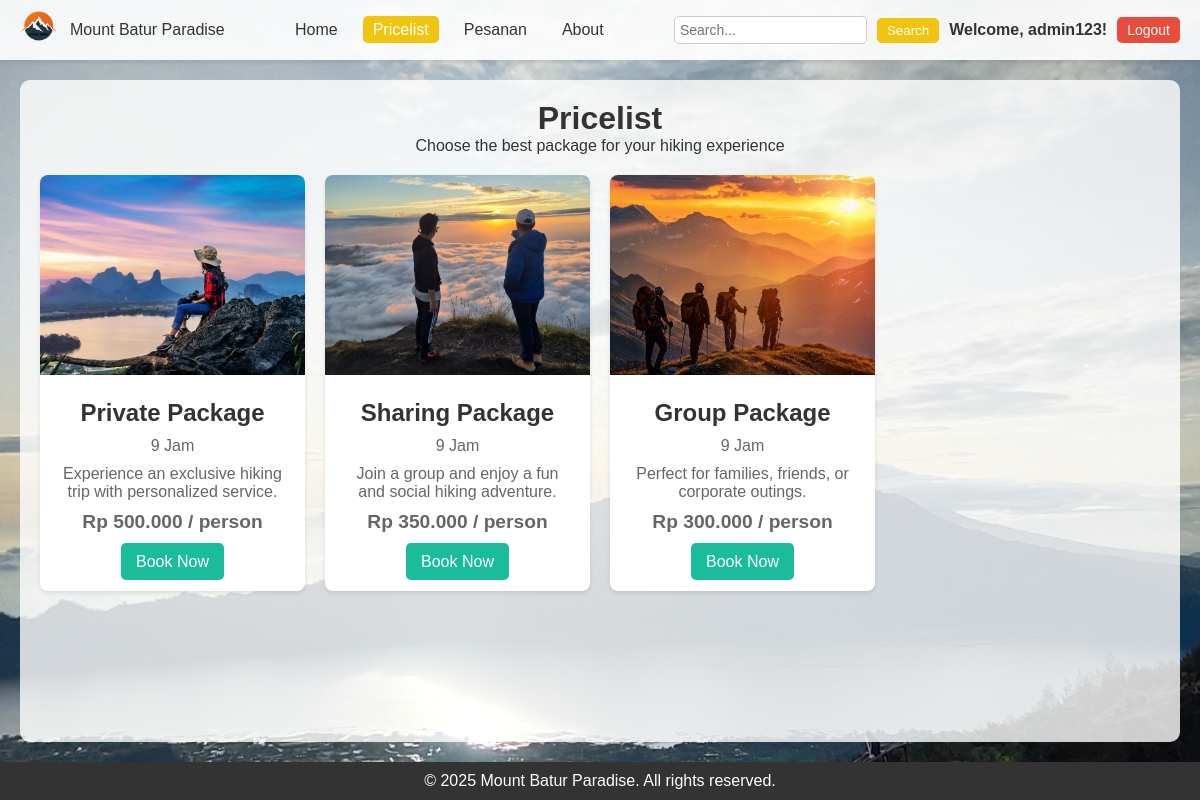
Page /pricelist_login.php (signed in) on the committed database.
### tables this page shows
CREATE TABLE `paket` (
  `id_paket` int(11) NOT NULL,
  `nama_paket` varchar(100) NOT NULL,
  `deskripsi` text DEFAULT NULL,
  `harga` decimal(10,2) NOT NULL,
  `gambar` varchar(255) DEFAULT NULL,
  `durasi` int(11) NOT NULL,
  `kuota_min` int(11) NOT NULL,
  `kuota_max` int(11) NOT NULL
);

### pricelist_login.php (the view, shortened to what this page needs)
<?php
$host = "localhost";
$username = "root";
$password = "";
$dbname = "mb_paradise";
$conn = new mysqli($host, $username, $password, $dbname);
?>
<!DOCTYPE html>
<html lang="en">
<head>
</head>
<body>
    <header>
        <div class="logo">
            <img src="assets/logo.png" alt="Mount Batur Logo">
            <span>Mount Batur Paradise</span>
        </div>
        <ul class="nav-links">
            <li><a href="dashboard.php">Home</a></li>
            <li><a href="pricelist.php" class="active">Pricelist</a></li>
            <li><a href="pesanan_login.php">Pesanan</a></li>
            <li><a href="about_login.php">About</a></li>
        </ul>
        <div class="search-container">
            <input type="text" name="query" placeholder="Search..." class="search-box">
            <button type="button" class="search-button">Search</button>
            <div class="user-menu">
                <span class="welcome">Welcome, <?php echo htmlspecialchars($_SESSION['username']); ?>!</span>
                <a href="logout.php" class="logout">Logout</a>
            </div>
        </div>
    </header>
    <main>
        <div class="pricelist-header">
            <h1>Pricelist</h1>
            <p>Choose the best package for your hiking experience</p>
        </div>
        <div class="pricelist-grid">
            <?php
            $sql = "SELECT * FROM paket";
            $result = $conn->query($sql);
            if ($result->num_rows > 0) {
                while ($row = $result->fetch_assoc()) {
                    echo '<div class="package">';
                    echo '<img src="' . htmlspecialchars($row['gambar']) . '" alt="' . htmlspecialchars($row['nama_paket']) . '">';
                    echo '<div class="package-content">';
                    echo '<h3>' . htmlspecialchars($row['nama_paket']) . '</h3>';
                    echo '<p>' . htmlspecialchars($row['durasi']) . ' Jam</p>';
                    echo '<p>' . htmlspecialchars($row['deskripsi']) . '</p>';
                    echo '<p class="price">Rp ' . number_format($row['harga'], 0, ',', '.') . ' / person</p>';
                    echo '<a href="#" class="btn" data-paket-id="' . $row['id_paket'] . '" data-paket-name="' . htmlspecialchars($row['nama_paket']) . '" data-min-persons="' . $row['kuota_min'] . '" data-max-persons="' . $row['kuota_max'] . '">Book Now</a>';
                    echo '</div>';
                    echo '</div>';
                }
            } else {
                echo '<p>No packages available at the moment.</p>';
            }
            ?>
        </div>
    </main>
    <footer>
        <p>&copy; 2025 Mount Batur Paradise. All rights reserved.</p>
    </footer>
</body>
</html>

### pricelist_login.php (style rules this page uses)
* { margin: 0; padding: 0; box-sizing: border-box; }
body { font-family: Arial, sans-serif; background: url('assets/background.jpg') no-repeat center center fixed; background-size: cover; color: #333; display: flex; flex-direction: column; min-height: 100vh; }
header { display: flex; justify-content: space-between; align-items: center; padding: 10px 20px; background-color: rgba(255, 255, 255, 0.9); box-shadow: 0 2px 4px rgba(0, 0, 0, 0.1); }
.logo { display: flex; align-items: center; }
.logo img { height: 40px; margin-right: 10px; }
.nav-links { list-style: none; display: flex; gap: 15px; padding: 0; margin: 0; }
.nav-links li a { text-decoration: none; color: #333; padding: 5px 10px; border-radius: 5px; transition: background-color 0.3s; }
.nav-links li a.active { background-color: #f1c40f; color: #fff; }
.search-container { display: flex; align-items: center; gap: 10px; }
.search-box { border: 1px solid #ccc; border-radius: 5px; padding: 5px; font-size: 14px; }
.search-button { background-color: #f1c40f; color: #fff; padding: 5px 10px; border: none; border-radius: 5px; cursor: pointer; }
.user-menu { display: flex; align-items: center; gap: 10px; }
.welcome { font-weight: bold; }
.logout { background-color: #e74c3c; color: #fff; padding: 5px 10px; border: none; border-radius: 5px; text-decoration: none; cursor: pointer; font-size: 14px; }
main { flex: 1; padding: 20px; background-color: rgba(255, 255, 255, 0.8); border-radius: 10px; margin: 20px; }
.pricelist-header { text-align: center; margin-bottom: 20px; }
.pricelist-grid { display: grid; grid-template-columns: repeat(auto-fit, minmax(300px, 1fr)); gap: 20px; }
.pricelist-grid { display: grid; grid-template-columns: repeat(auto-fit, minmax(300px, 1fr)); gap: 20px; justify-content: center; }
.package { background-color: #fff; border-radius: 8px; box-shadow: 0 2px 4px rgba(0, 0, 0, 0.1); overflow: hidden; text-align: center; }
.package img { object-fit: cover; height: 200px; width: 100%; }
.package-content { padding: 20px; }
.package-content h3 { margin-bottom: 10px; font-size: 1.5em; }
.package-content p { margin-bottom: 10px; color: #666; }
.package-content .price { font-weight: bold; font-size: 1.2em; margin-bottom: 20px; }
.package-content .btn { background-color: #1abc9c; color: #fff; padding: 10px 15px; text-decoration: none; border-radius: 5px; }
footer { background-color: #333; color: #fff; text-align: center; padding: 10px; }
.pricelist-grid { display: grid; grid-template-columns: repeat(5, 1fr); gap: 20px; justify-content: center; }
@media (max-width: 1200px) { .pricelist-grid { grid-template-columns: repeat(4, 1fr); } }

### rows in the picture
paket: gambar (picture), nama_paket "Private Package", durasi "9", deskripsi "Experience an exclusive hiking trip with personalized service.", harga "500.000"
paket: gambar (picture), nama_paket "Sharing Package", durasi "9", deskripsi "Join a group and enjoy a fun and social hiking adventure.", harga "350.000"
paket: gambar (picture), nama_paket "Group Package", durasi "9", deskripsi "Perfect for families, friends, or corporate outings.", harga "300.000"

### other values in the picture
$_SESSION['username'] "admin123"
